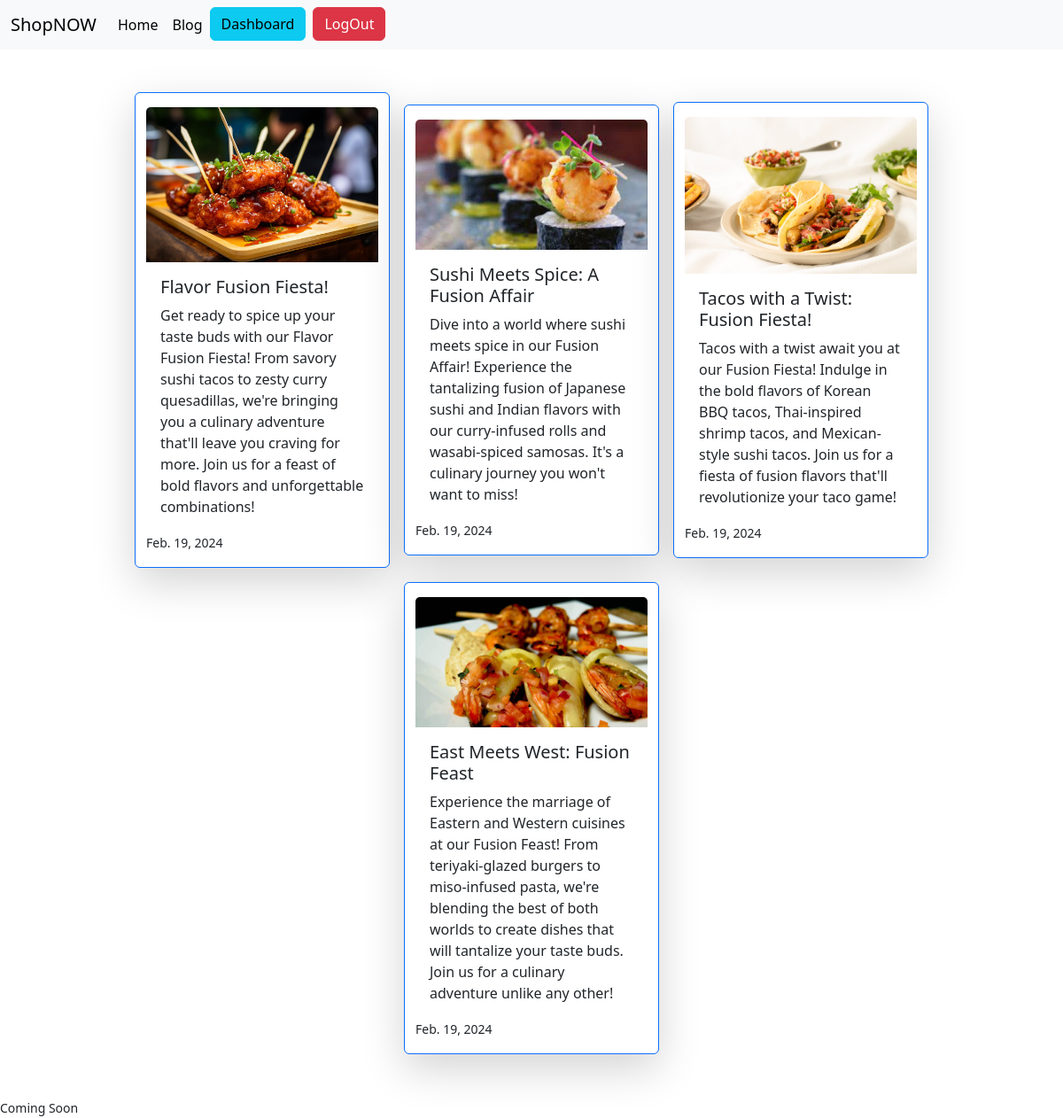
/blog (signed in), run on the app's committed database.
### ShopNow/models.py (models this page shows)
class shopCard(models.Model):
    title = models.CharField(max_length=150)
    describtion = models.TextField()
    date_posted = models.DateField(auto_now_add=True)
    card_image = models.ImageField(upload_to="shop_image")

### ShopNow/views.py (the view)
# urls.py: path('blog', blogpage, name="Blog"),
def blogpage(request):
    allpost = shopCard.objects.all()
    return render(request, 'ShopNowApp/blog.html',{'allpose':allpost})

### ShopNow/templates/ShopNowApp/blog.html
{% extends 'ShopNowApp/base.html' %}
      {% block contant %}
      <div class="container my-5">
        <div class="row gap-3 justify-content-center align-items-center">
      {% for shopCard in allpose %}
              <div class="card border-primary col-3 shadow-lg" style="width: 18rem;">
                <img src={{shopCard.card_image.url}} class="card-img-top mt-3" alt="...">
                <div class="card-body">
                  <h5 class="card-title">{{shopCard.title}}</h5>
                  <p class="card-text">{{shopCard.describtion}}</p>
                </div>
                <p>
                  <small>{{shopCard.date_posted}}</small>
                </p>
              </div>
      {% endfor %}
        </div>
      </div>
      {% endblock contant %}

### data on the page
shopCard: card_image (picture), title "Flavor Fusion Fiesta!", describtion "Get ready to spice up your taste buds with our Flavor Fusion Fiesta! From savory sushi tacos to zesty curry quesadillas, we're bringing you a culinary adventure that'll leave you craving for more. Join us for a feast of bold flavors and unforgettable combinations!", date_posted "Feb. 19, 2024"
shopCard: card_image (picture), title "Sushi Meets Spice: A Fusion Affair", describtion "Dive into a world where sushi meets spice in our Fusion Affair! Experience the tantalizing fusion of Japanese sushi and Indian flavors with our curry-infused rolls and wasabi-spiced samosas. It's a culinary journey you won't want to miss!", date_posted "Feb. 19, 2024"
shopCard: card_image (picture), title "Tacos with a Twist: Fusion Fiesta!", describtion "Tacos with a twist await you at our Fusion Fiesta! Indulge in the bold flavors of Korean BBQ tacos, Thai-inspired shrimp tacos, and Mexican-style sushi tacos. Join us for a fiesta of fusion flavors that'll revolutionize your taco game!", date_posted "Feb. 19, 2024"
shopCard: card_image (picture), title "East Meets West: Fusion Feast", describtion "Experience the marriage of Eastern and Western cuisines at our Fusion Feast! From teriyaki-glazed burgers to miso-infused pasta, we're blending the best of both worlds to create dishes that will tantalize your taste buds. Join us for a culinary adventure unlike any other!", date_posted "Feb. 19, 2024"
